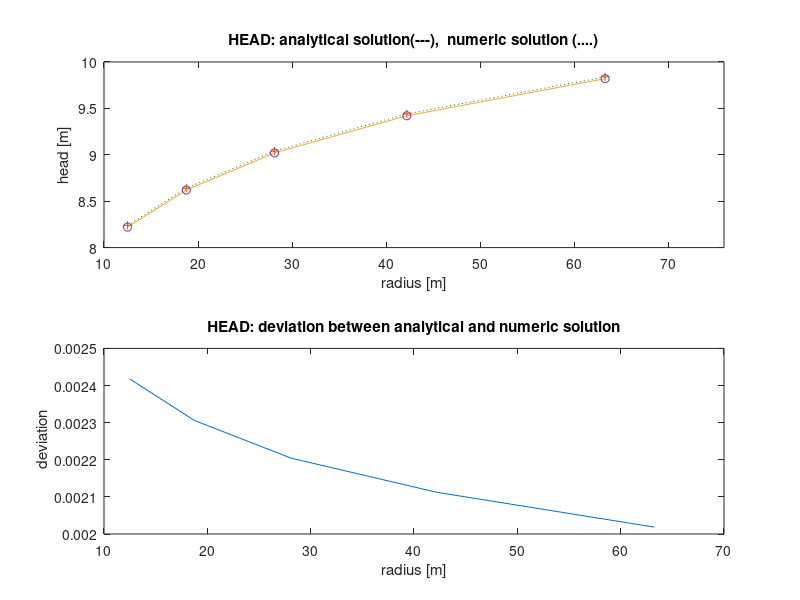

This figure's MATLAB source:
%file = rflow1.m
%update: 07.10.1996/ILM
%purpose: solve 1D radial flow towards a constant-head well
%         (geology 562,sept 30, 1996)

%--boundary conditions---
H1=8;
H2=10;

%--grid---
deltar=[5,7.5,11.25,16.88,25.27]';   %colomn vector of gridblocks
r0=10;                              %radius at inner boundary

N=length(deltar);     %give the # of gridblocks; length of vector deltar

%--calculate radius to the block interfaces
r = zeros(N,1);     %prelocate r as a colomn vector
for ir=1:N
  r(ir)=10+sum(deltar(1:ir));
end

%--set up matrix---

A=zeros(N);     % prelocate matrix A

%--elements in the 1st row (influence of boundary)
A(1,1) = -2*r0/deltar(1) - 2*r(1)/(deltar(1)+deltar(2));
A(1,2) = 2*r(1)/(deltar(1)+deltar(2));

%--elements in the Nth row (influence of boundary)
A(N,N-1) = 2*r(N-1)/(deltar(N-1)+deltar(N));
A(N,N) = -2*r(N-1)/(deltar(N-1)+deltar(N)) -2*r(N)/deltar(N);

%-- element in rest of matrix put in row by row
for i=2:N-1
   dr_m=0.5*(deltar(i-1)+deltar(i));
   dr_p=0.5*(deltar(i)+deltar(i+1));
   A(i,i-1:i+1)=[r(i-1)/dr_m,-(r(i-1)/dr_m+r(i)/dr_p),r(i)/dr_p];
end

%--set up vector with boundary condition

H=zeros(N,1);   % prelocate column-vector H

H(1) = -2*r0*H1/deltar(1);
H(N) = -2*r(N)*H2/deltar(N);

%--solve the system

h = inv(A)*H;

%--exact answer---

rcell=r-0.5*deltar;    %calculate radius at the mid point of the cell

hexact = (H1-H2)*log(rcell)/log(r0/r(N)) + H1 - (H1-H2)*log(r0)/log(r0/r(N));

%--deviation between analytic and numeric solution
deltah=(h-hexact)./hexact;

%-- plot of the solution and exact answer---
subplot(211)
plot(rcell,h,':',rcell,h,'+',rcell,hexact,rcell,hexact,'o')
axis([r0 r(N) H1 H2])
ylabel('head [m]')
xlabel('radius [m]')
title('HEAD: analytical solution(---),  numeric solution (....)')

%-- plot of the deviation---
subplot(212)
plot(rcell,deltah)
ylabel(' deviation')
xlabel('radius [m]')
title('HEAD: deviation between analytical and numeric solution')

%endfile rflow1.m
